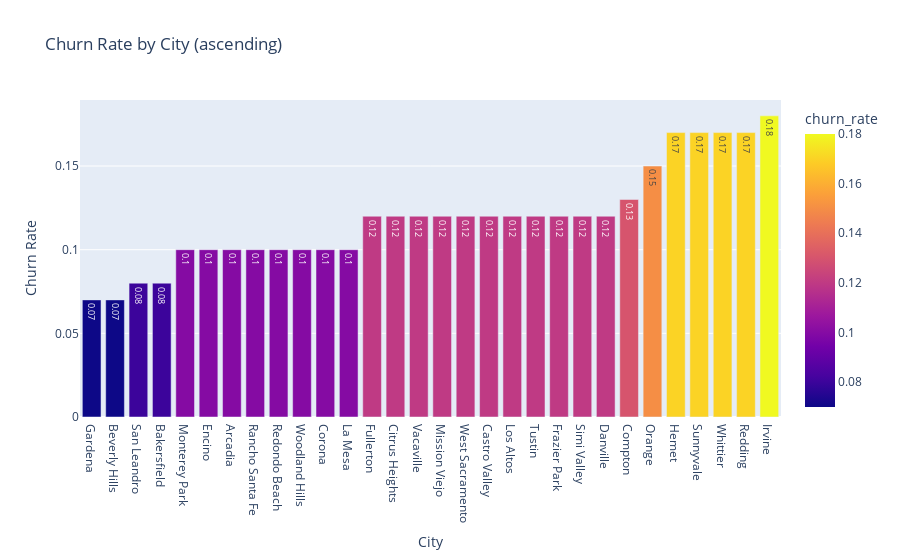

Here is the notebook cell this chart was saved with:
### Markdown cell above
We see that the city with the largest amount of customers is Los Angeles with 305 followed by San Diego with 150.

### Code cell
fig = px.bar(city_churn.sort_values(by='churn_rate', ascending=True).head(30),
             x='city', y= 'churn_rate', title='Churn Rate by City (ascending)', text ='churn_rate', color='churn_rate')
fig.update_layout(
    xaxis_title="City",
    yaxis_title="Churn Rate"
)
fig.show()

### Figure 1 — Plotly figure (JSON) as saved in the notebook; plotly's stock layout.template omitted (floating-point values rounded to 4 significant figures)
{"data": [{"hovertemplate": "city=%{x}<br>churn_rate=%{marker.color}<extra></extra>", "legendgroup": "", "marker": {"color": [0.07, 0.07, 0.08, 0.08, 0.1, 0.1, 0.1, 0.1, 0.1, 0.1, 0.1, 0.1, 0.12, 0.12, 0.12, 0.12, 0.12, 0.12, 0.12, 0.12, 0.12, 0.12, 0.12, 0.13, 0.15, 0.17, 0.17, 0.17, 0.17, 0.18], "coloraxis": "coloraxis", "pattern": {"shape": ""}}, "name": "", "orientation": "v", "showlegend": false, "text": [0.07, 0.07, 0.08, 0.08, 0.1, 0.1, 0.1, 0.1, 0.1, 0.1, 0.1, 0.1, 0.12, 0.12, 0.12, 0.12, 0.12, 0.12, 0.12, 0.12, 0.12, 0.12, 0.12, 0.13, 0.15, 0.17, 0.17, 0.17, 0.17, 0.18], "textposition": "auto", "type": "bar", "x": ["Gardena", "Beverly Hills", "San Leandro", "Bakersfield", "Monterey Park", "Encino", "Arcadia", "Rancho Santa Fe", "Redondo Beach", "Woodland Hills", "Corona", "La Mesa", "Fullerton", "Citrus Heights", "Vacaville", "Mission Viejo", "West Sacramento", "Castro Valley", "Los Altos", "Tustin", "Frazier Park", "Simi Valley", "Danville", "Compton", "Orange", "Hemet", "Sunnyvale", "Whittier", "Redding", "Irvine"], "xaxis": "x", "y": [0.07, 0.07, 0.08, 0.08, 0.1, 0.1, 0.1, 0.1, 0.1, 0.1, 0.1, 0.1, 0.12, 0.12, 0.12, 0.12, 0.12, 0.12, 0.12, 0.12, 0.12, 0.12, 0.12, 0.13, 0.15, 0.17, 0.17, 0.17, 0.17, 0.18], "yaxis": "y"}], "layout": {"barmode": "relative", "coloraxis": {"colorbar": {"title": {"text": "churn_rate"}}, "colorscale": [[0, "#0d0887"], [0.1111, "#46039f"], [0.2222, "#7201a8"], [0.3333, "#9c179e"], [0.4444, "#bd3786"], [0.5556, "#d8576b"], [0.6667, "#ed7953"], [0.7778, "#fb9f3a"], [0.8889, "#fdca26"], [1, "#f0f921"]]}, "legend": {"tracegroupgap": 0}, "title": {"text": "Churn Rate by City (ascending)"}, "xaxis": {"anchor": "y", "domain": [0, 1], "title": {"text": "City"}}, "yaxis": {"anchor": "x", "domain": [0, 1], "title": {"text": "Churn Rate"}}}}
